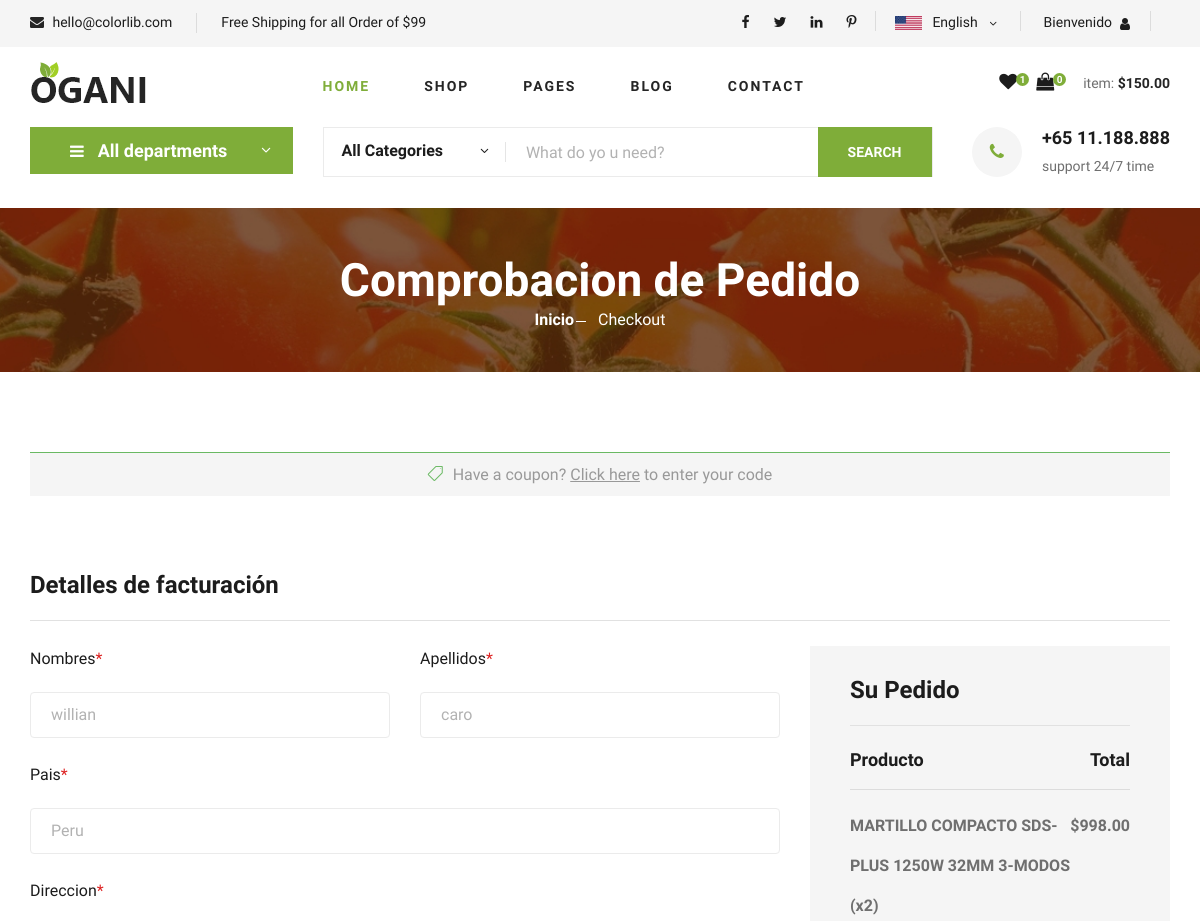
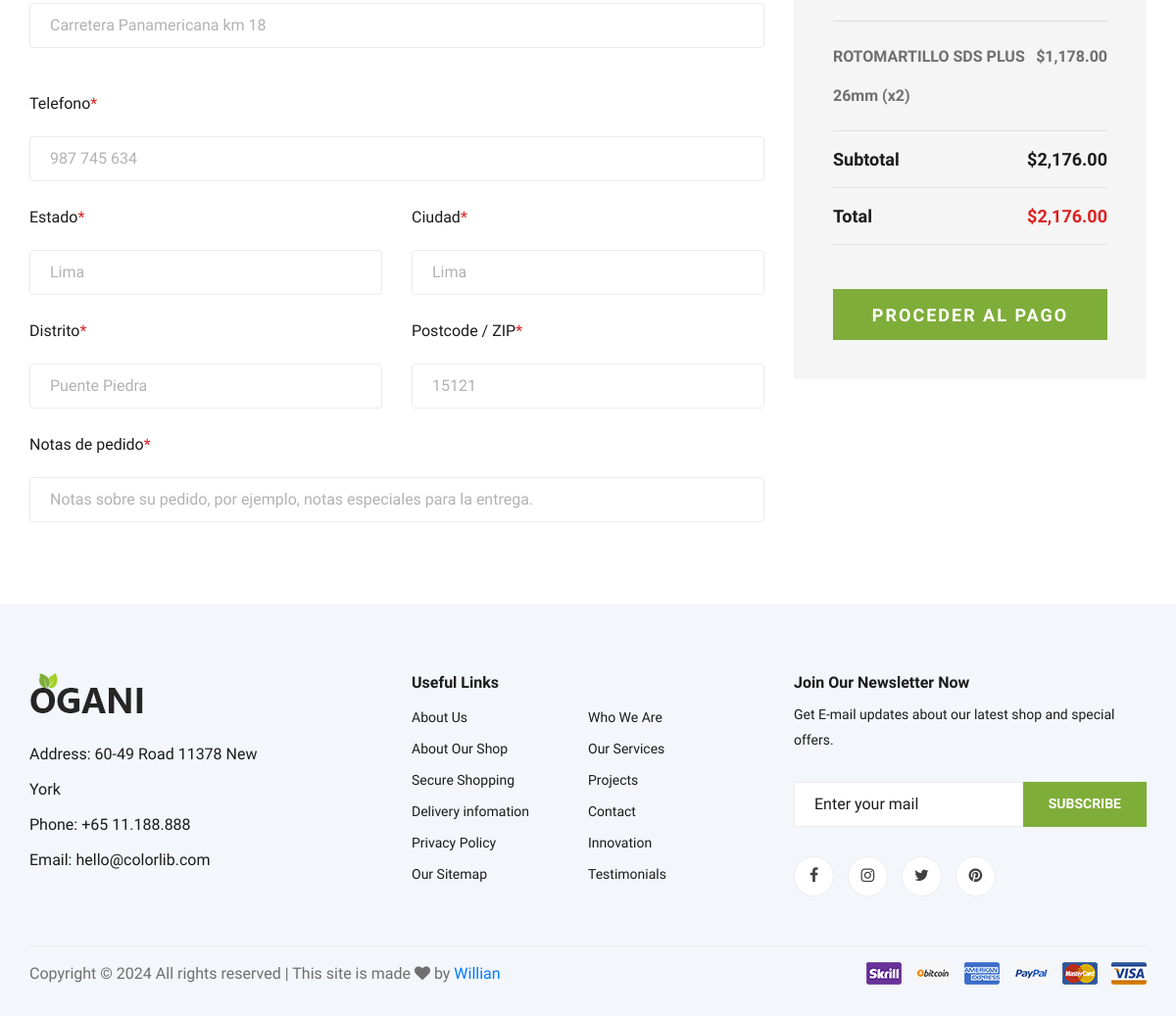
The page /checkout.php (signed in) on the database its author committed (2 pictures, top to bottom).
### tables this page shows
CREATE TABLE `clientes` (
  `id_cliente` int(11) NOT NULL,
  `email` varchar(255) NOT NULL,
  `pass` varchar(255) NOT NULL,
  `nombres` varchar(255) NOT NULL,
  `apellidos` varchar(255) NOT NULL,
  `doc` int(20) NOT NULL,
  `direccion` varchar(255) NOT NULL,
  `pais` varchar(128) NOT NULL,
  `estado` varchar(128) NOT NULL,
  `ciudad` varchar(128) NOT NULL,
  `distrito` varchar(128) NOT NULL,
  `postal` varchar(64) NOT NULL,
  `geolocalizacion` varchar(255) NOT NULL,
  `telefono` varchar(20) DEFAULT NULL,
  `fecha_registro` varchar(11) DEFAULT NULL,
  `estado_cliente` enum('activo','inactivo') DEFAULT 'activo',
  `ult_session` varchar(11) NOT NULL
);

CREATE TABLE `cart` (
  `id` int(11) NOT NULL,
  `id_cliente` int(11) NOT NULL,
  `id_producto` int(11) NOT NULL,
  `descripcion` varchar(255) NOT NULL,
  `precio` varchar(11) NOT NULL,
  `cantidad` int(11) DEFAULT 1
);

CREATE TABLE `productos` (
  `id_producto` int(11) NOT NULL,
  `descripcion` text NOT NULL,
  `modelo` varchar(128) NOT NULL,
  `detalles` text NOT NULL,
  `categoria` varchar(128) NOT NULL,
  `subcategoria` varchar(128) NOT NULL,
  `marca` varchar(128) NOT NULL,
  `material` varchar(128) NOT NULL,
  `origen` varchar(128) NOT NULL,
  `peso` varchar(11) NOT NULL,
  `fecha_ingreso` varchar(11) NOT NULL,
  `stock` int(11) NOT NULL,
  `precio` varchar(11) NOT NULL,
  `oferta` varchar(11) NOT NULL,
  `destacado` varchar(11) NOT NULL,
  `documentacion` text NOT NULL
);

### checkout.php (the view, shortened to what this page needs)
<?php
include 'conexion.php';
$id_cliente = $_SESSION['id_cliente'];
$consult_cart = "
    SELECT c.id_producto, p.descripcion, p.precio, c.cantidad
    FROM cart c
    INNER JOIN productos p ON c.id_producto = p.id_producto
    WHERE c.id_cliente = '$id_cliente'
";
$result_cart = mysqli_query($conectar, $consult_cart);
?>
<!DOCTYPE html>
<html lang="zxx">
<head>
    <link rel="stylesheet" href="css/bootstrap.min.css" type="text/css">
    <link rel="stylesheet" href="css/font-awesome.min.css" type="text/css">
    <link rel="stylesheet" href="css/elegant-icons.css" type="text/css">
    <link rel="stylesheet" href="css/nice-select.css" type="text/css">
    <link rel="stylesheet" href="css/jquery-ui.min.css" type="text/css">
    <link rel="stylesheet" href="css/owl.carousel.min.css" type="text/css">
    <link rel="stylesheet" href="css/slicknav.min.css" type="text/css">
    <link rel="stylesheet" href="css/style.css" type="text/css">
</head>
<body>
    <?php include('header.php'); ?>
    <section class="breadcrumb-section set-bg" data-setbg="img/breadcrumb.jpg">
        <div class="container">
            <div class="row">
                <div class="col-lg-12 text-center">
                    <div class="breadcrumb__text">
                        <h2>Comprobacion de Pedido</h2>
                        <div class="breadcrumb__option">
                            <a href="./index.html">Inicio</a>
                            <span>Checkout</span>
                        </div>
                    </div>
                </div>
            </div>
        </div>
    </section>
    <?php
    $consult_cliente = "SELECT * FROM clientes WHERE id_cliente = '$id_cliente'";
    $result_cliente = mysqli_query($conectar, $consult_cliente);
    $cliente = mysqli_fetch_assoc($result_cliente);
    ?>
    <section class="checkout spad">
        <div class="container">
            <div class="row">
                <div class="col-lg-12">
                    <h6><span class="icon_tag_alt"></span> Have a coupon? <a href="#">Click here</a> to enter your code
                    </h6>
                </div>
            </div>
            <div class="checkout__form">
                <h4>Detalles de facturación</h4>
                <form action="#">
                    <div class="row">
                        <div class="col-lg-8 col-md-6">
                            <div class="row">
                                <div class="col-lg-6">
                                    <div class="checkout__input">
                                        <p>Nombres<span>*</span></p>
                                        <input type="text" value="<?php echo $cliente['nombres']; ?>" name="nombres">
                                    </div>
                                </div>
                                <div class="col-lg-6">
                                    <div class="checkout__input">
                                        <p>Apellidos<span>*</span></p>
                                        <input type="text" value="<?php echo $cliente['apellidos']; ?>" name="apellidos">
                                    </div>
                                </div>
                            </div>
                            <div class="checkout__input">
                                <p>Pais<span>*</span></p>
                                <input type="text" value="<?php echo $cliente['pais']; ?>" name="pais">
                            </div>
                            <div class="checkout__input">
                                <p>Direccion<span>*</span></p>
                                <input type="text" placeholder="Street Address" class="checkout__input__add" value="<?php echo $cliente['direccion']; ?>" name="direccion">
                            </div>
                            <div class="checkout__input">
                                <p>Telefono<span>*</span></p>
                                <input type="text" value="<?php echo $cliente['telefono']; ?>" name="telefono">
                            </div>
                            <div class="row">
                                <div class="col-lg-6">
                                    <div class="checkout__input">
                                        <p>Estado<span>*</span></p>
                                        <input type="text" value="<?php echo $cliente['estado']; ?>" name="estado">
                                    </div>
                                </div>
                                <div class="col-lg-6">
                                    <div class="checkout__input">
                                        <p>Ciudad<span>*</span></p>
                                        <input type="text" value="<?php echo $cliente['ciudad']; ?>" name="ciudad">
                                    </div>
                                </div>
                            </div>
                            <div class="row">
                                <div class="col-lg-6">
                                    <div class="checkout__input">
                                        <p>Distrito<span>*</span></p>
                                        <input type="text" value="<?php echo $cliente['distrito']; ?>" name="distrito">
                                    </div>
                                </div>
                                <div class="col-lg-6">
                                    <div class="checkout__input">
                                        <p>Postcode / ZIP<span>*</span></p>
                                        <input type="text" value="<?php echo $cliente['postal']; ?>" name="postal" >
                                    </div>
                                </div>
                            </div>
                            <div class="checkout__input">
                                <p>Notas de pedido<span>*</span></p>
                                <input type="text" placeholder="Notas sobre su pedido, por ejemplo, notas especiales para la entrega." name="notas">
                            </div>
                        </div>
                        <div class="col-lg-4 col-md-6">
                            <div class="checkout__order">
                                <h4>Su Pedido</h4>
                                <div class="checkout__order__products">
                                    <strong>Producto</strong>
                                    <span><strong>Total</strong></span>
                                </div>
                                <ul style="list-style: none; padding: 0;">
                                    <?php
                                    $total = 0;
                                    while ($row = mysqli_fetch_assoc($result_cart)) :
                                        $subtotal = $row['precio'] * $row['cantidad'];
                                        $total += $subtotal;
                                    ?>
                                        <hr>
                                        <li style="display: flex; justify-content: space-between; margin-bottom: 10px;">
                                            <span>
                                                <?php echo $row['descripcion']; ?> (x<?php echo $row['cantidad']; ?>)
                                            </span>
                                            <span>$<?php echo number_format($subtotal, 2); ?></span>
                                        </li>
                                    <?php endwhile; ?>
                                </ul>
                                <div class="checkout__order__subtotal" style="display: flex; justify-content: space-between; margin-top: 15px;">
                                    <strong>Subtotal</strong>
                                    <span>$<?php echo number_format($total, 2); ?></span>
                                </div>
                                <div class="checkout__order__total" style="display: flex; justify-content: space-between; margin-top: 10px;">
                                    <strong>Total</strong>
                                    <span>$<?php echo number_format($total, 2); ?></span>
                                </div>
                                <button type="submit" class="site-btn" style="width: 100%; margin-top: 20px;">PROCEDER AL PAGO</button>
                            </div>
                        </div>
                    </div>
                </form>
            </div>
        </div>
    </section>
    <?php include('footer.php'); ?>
</body>
</html>

### css/style.css (style rules this page uses)
html, body { height: 100%; font-family: "Cairo", sans-serif; -webkit-font-smoothing: antialiased; font-smoothing: antialiased; }
h1, h2, h3, h4, h5, h6 { margin: 0; color: #111111; font-weight: 400; font-family: "Cairo", sans-serif; }
h2 { font-size: 36px; }
h4 { font-size: 24px; }
h6 { font-size: 16px; }
p { font-size: 16px; font-family: "Cairo", sans-serif; color: #6f6f6f; font-weight: 400; line-height: 26px; margin: 0 0 15px 0; }
ul, ol { padding: 0; margin: 0; }
.set-bg { background-repeat: no-repeat; background-size: cover; background-position: top center; }
.spad { padding-top: 100px; padding-bottom: 100px; }
.site-btn { font-size: 14px; color: #ffffff; font-weight: 800; text-transform: uppercase; display: inline-block; padding: 13px 30px 12px; background: #7fad39; border: none; }
.breadcrumb-section { display: flex; align-items: center; padding: 45px 0 40px; }
.breadcrumb__text h2 { font-size: 46px; color: #ffffff; font-weight: 700; }
.breadcrumb__option a { display: inline-block; font-size: 16px; color: #ffffff; font-weight: 700; margin-right: 20px; position: relative; }
.breadcrumb__option a:after { position: absolute; right: -12px; top: 13px; height: 1px; width: 10px; background: #ffffff; content: ""; }
.breadcrumb__option span { display: inline-block; font-size: 16px; color: #ffffff; }
.checkout { padding-top: 80px; padding-bottom: 60px; }
.checkout h6 { color: #999999; text-align: center; background: #f5f5f5; border-top: 1px solid #6ab963; padding: 12px 0 12px; margin-bottom: 75px; }
.checkout h6 span { font-size: 16px; color: #6ab963; margin-right: 5px; }
.checkout h6 a { text-decoration: underline; color: #999999; }
.checkout__form h4 { color: #1c1c1c; font-weight: 700; border-bottom: 1px solid #e1e1e1; padding-bottom: 20px; margin-bottom: 25px; }
.checkout__form p { column-rule: #b2b2b2; }
.checkout__input { margin-bottom: 24px; }
.checkout__input p { color: #1c1c1c; margin-bottom: 20px; }
.checkout__input p span { color: #dd2222; }
.checkout__input input { width: 100%; height: 46px; border: 1px solid #ebebeb; padding-left: 20px; font-size: 16px; color: #b2b2b2; border-radius: 4px; }
.checkout__input input.checkout__input__add { margin-bottom: 20px; }
.checkout__input input::placeholder { color: #b2b2b2; }
.checkout__order { background: #f5f5f5; padding: 40px; padding-top: 30px; }
.checkout__order h4 { color: #1c1c1c; font-weight: 700; border-bottom: 1px solid #e1e1e1; padding-bottom: 20px; margin-bottom: 20px; }
.checkout__order .checkout__order__products { font-size: 18px; color: #1c1c1c; font-weight: 700; margin-bottom: 10px; }
.checkout__order .checkout__order__products span { float: right; }
.checkout__order ul { margin-bottom: 12px; }
.checkout__order ul li { font-size: 16px; color: #6f6f6f; line-height: 40px; list-style: none; }
.checkout__order ul li span { font-weight: 700; float: right; }
.checkout__order .checkout__order__subtotal { font-size: 18px; color: #1c1c1c; font-weight: 700; border-bottom: 1px solid #e1e1e1; border-top: 1px solid #e1e1e1; padding-bottom: 15px; margin-bottom: 15px; padding-top: 15px; }
.checkout__order .checkout__order__subtotal span { float: right; }
.checkout__order .checkout__order__total { font-size: 18px; color: #1c1c1c; font-weight: 700; border-bottom: 1px solid #e1e1e1; padding-bottom: 15px; margin-bottom: 25px; }
.checkout__order .checkout__order__total span { float: right; color: #dd2222; }
.checkout__order button { font-size: 18px; letter-spacing: 2px; width: 100%; margin-top: 10px; }
@media only screen and (min-width: 1200px) { .container { max-width: 1170px; } }

### rows shown on the page
clientes: nombres "willian", apellidos "caro", pais "Peru", direccion "Carretera Panamericana km 18", telefono "987 745 634", estado "Lima", ciudad "Lima", distrito "Puente Piedra", postal "15121"
cart: id_producto.descripcion "MARTILLO COMPACTO SDS-PLUS 1250W 32MM 3-MODOS", cantidad "2", subtotal "998.00"
cart: id_producto.descripcion "ROTOMARTILLO SDS PLUS 26mm", cantidad "2", subtotal "1,178.00"

### other values the page prints
$total "2,176.00"
